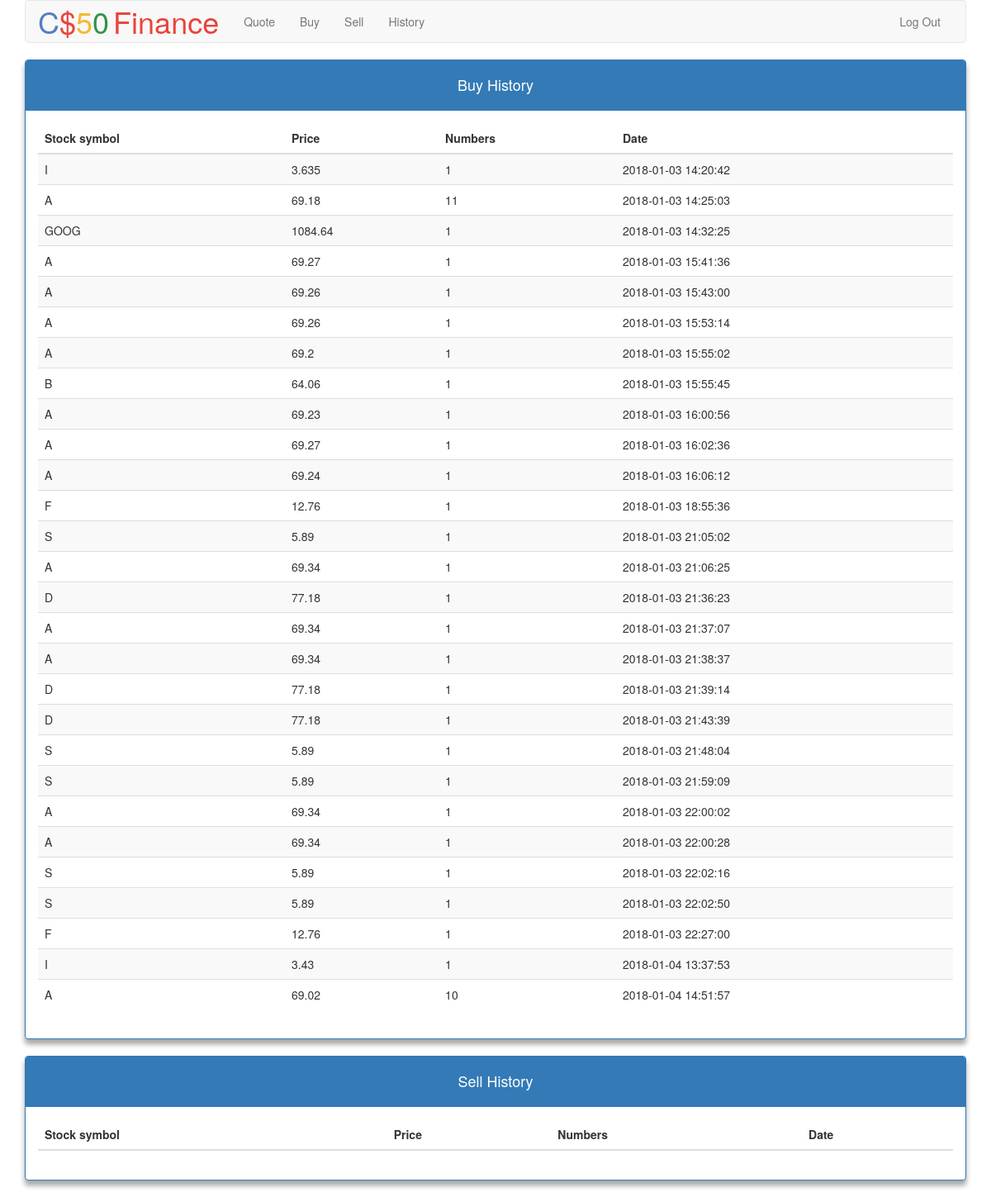
Screenshot of /history (signed in) with the database file from the repository.
### tables this page shows
CREATE TABLE buy_history (buy_id INTEGER PRIMARY KEY AUTOINCREMENT UNIQUE NOT NULL, user_id INTEGER NOT NULL, stock_symbol TEXT NOT NULL, price FLOAT NOT NULL, number_share INTEGER,  date_time TEXT NOT NULL,  FOREIGN KEY(user_id) REFERENCES users(id));

### application.py (the view)
@app.route("/history")
@login_required
def history():
    user_id = session["user_id"]
    buy_history = db.execute("SELECT * FROM buy_history" +
                             " WHERE user_id=:user_id",
                             user_id=user_id)
    sell_history = db.execute("SELECT * FROM sell_history" +
                              " WHERE user_id=:user_id",
                              user_id=user_id)
    return render_template("history.html",
                           buy_history=buy_history,
                           sell_history=sell_history)

### helpers.py (called while the page is built)
def login_required(f):
    @wraps(f)
    def decorated_function(*args, **kwargs):
        if session.get("user_id") is None:
            return redirect("/login")
        return f(*args, **kwargs)
    return decorated_function

### templates/history.html (shortened to what this page needs)
{% extends "layout.html" %}
{% block main %}
    <div class="panel panel-primary">
        <div class="panel-heading">
            <h4>Buy History</h4>
        </div>
        <div class="panel-body">
            <table class="table table-striped">
                <thead>
                    <tr>
                        <th>Stock symbol</th>
                        <th>Price</th>
                        <th>Numbers</th>
                        <th>Date</th>
                    </tr>
                </thead>
                <tbody>
                    {% for row in buy_history %}
                    <tr>
                        <td>{{ row.stock_symbol }}</td>
                        <td>{{ row.price }}</td>
                        <td>{{ row.number_share }}</td>
                        <td>{{ row.date_time }}</td>
                    </tr>
                    {% endfor %}
                </tbody>
            </table>
        </div>
    </div>
    <div class="panel panel-primary">
        <div class="panel-heading">
            <h4>Sell History</h4>
        </div>
        <div class="panel-body">
            <table class="table table-striped">
                <thead>
                    <tr>
                        <th>Stock symbol</th>
                        <th>Price</th>
                        <th>Numbers</th>
                        <th>Date</th>
                    </tr>
                </thead>
            </table>
        </div>
    </div>
{% endblock %}

### templates/layout.html (shortened to what this page needs)
<!DOCTYPE html>
<html lang="en">
    <head>
        <link href="https://maxcdn.bootstrapcdn.com/bootstrap/3.3.7/css/bootstrap.min.css" rel="stylesheet"/>
        <link href="{{ url_for('static', filename='styles.css') }}" rel="stylesheet"/>
    </head>
    <body>
        <div class="container">
            <nav class="navbar navbar-default">
                <div class="container-fluid">
                    <div class="navbar-header">
                        <a class="navbar-brand" href="{{ url_for('index') }}"><span class="blue">C</span><span class="red">$</span><span class="yellow">5</span><span class="green">0</span> <span class="red">Finance</span></a>
                    </div>
                    <div class="collapse navbar-collapse" id="navbar">
                        {% if session.user_id %}
                            <ul class="nav navbar-nav">
                                <li><a href="{{ url_for('quote') }}">Quote</a></li>
                                <li><a href="{{ url_for('buy') }}">Buy</a></li>
                                <li><a href="{{ url_for('sell') }}">Sell</a></li>
                                <li><a href="{{ url_for('history') }}">History</a></li>
                            </ul>
                            <ul class="nav navbar-nav navbar-right">
                                <li><a href="{{ url_for('logout') }}">Log Out</a></li>
                            </ul>
                        {% else %}
                            <ul class="nav navbar-nav navbar-right">
                                <li><a href="{{ url_for('register') }}">Register</a></li>
                                <li><a href="{{ url_for('login') }}">Log In</a></li>
                            </ul>
                        {% endif %}
                    </div>
                </div>
            </nav>
            <main>
                {% block main %}{% endblock %}
            </main>
        </div>
    </body>
</html>

### static/styles.css (style rules this page uses)
.container { margin-left: auto; margin-right: auto; text-align: center; }
.navbar-default .navbar-brand .blue { color: #537fbe; font-size:3vw; }
.navbar-default .navbar-brand .red { color: #ea433b; font-size:3vw; }
.navbar-default .navbar-brand .yellow { color: #f5b82e; font-size:3vw; }
.navbar-default .navbar-brand .green { color: #2e944b; font-size:3vw; }
main td { text-align: left; }
.panel { box-shadow : 0 0.5vw 0.5vw 0 rgba(0, 0, 0, 0.2), 0 0.5vw 0.5vw 0 rgba(0, 0, 0, 0.19); }

### rows the page displays
buy_history: stock_symbol "I", price "3.635", number_share "1", date_time "2018-01-03 14:20:42"
buy_history: stock_symbol "A", price "69.18", number_share "11", date_time "2018-01-03 14:25:03"
buy_history: stock_symbol "GOOG", price "1084.64", number_share "1", date_time "2018-01-03 14:32:25"
buy_history: stock_symbol "A", price "69.27", number_share "1", date_time "2018-01-03 15:41:36"
buy_history: stock_symbol "A", price "69.26", number_share "1", date_time "2018-01-03 15:43:00"
buy_history: stock_symbol "A", price "69.26", number_share "1", date_time "2018-01-03 15:53:14"
buy_history: stock_symbol "A", price "69.2", number_share "1", date_time "2018-01-03 15:55:02"
buy_history: stock_symbol "B", price "64.06", number_share "1", date_time "2018-01-03 15:55:45"
buy_history: stock_symbol "A", price "69.23", number_share "1", date_time "2018-01-03 16:00:56"
buy_history: stock_symbol "A", price "69.27", number_share "1", date_time "2018-01-03 16:02:36"
buy_history: stock_symbol "A", price "69.24", number_share "1", date_time "2018-01-03 16:06:12"
buy_history: stock_symbol "F", price "12.76", number_share "1", date_time "2018-01-03 18:55:36"
buy_history: stock_symbol "S", price "5.89", number_share "1", date_time "2018-01-03 21:05:02"
buy_history: stock_symbol "A", price "69.34", number_share "1", date_time "2018-01-03 21:06:25"
buy_history: stock_symbol "D", price "77.18", number_share "1", date_time "2018-01-03 21:36:23"
buy_history: stock_symbol "A", price "69.34", number_share "1", date_time "2018-01-03 21:37:07"
buy_history: stock_symbol "A", price "69.34", number_share "1", date_time "2018-01-03 21:38:37"
buy_history: stock_symbol "D", price "77.18", number_share "1", date_time "2018-01-03 21:39:14"
buy_history: stock_symbol "D", price "77.18", number_share "1", date_time "2018-01-03 21:43:39"
buy_history: stock_symbol "S", price "5.89", number_share "1", date_time "2018-01-03 21:48:04"
buy_history: stock_symbol "S", price "5.89", number_share "1", date_time "2018-01-03 21:59:09"
buy_history: stock_symbol "A", price "69.34", number_share "1", date_time "2018-01-03 22:00:02"
buy_history: stock_symbol "A", price "69.34", number_share "1", date_time "2018-01-03 22:00:28"
buy_history: stock_symbol "S", price "5.89", number_share "1", date_time "2018-01-03 22:02:16"
buy_history: stock_symbol "S", price "5.89", number_share "1", date_time "2018-01-03 22:02:50"
buy_history: stock_symbol "F", price "12.76", number_share "1", date_time "2018-01-03 22:27:00"
buy_history: stock_symbol "I", price "3.43", number_share "1", date_time "2018-01-04 13:37:53"
buy_history: stock_symbol "A", price "69.02", number_share "10", date_time "2018-01-04 14:51:57"
